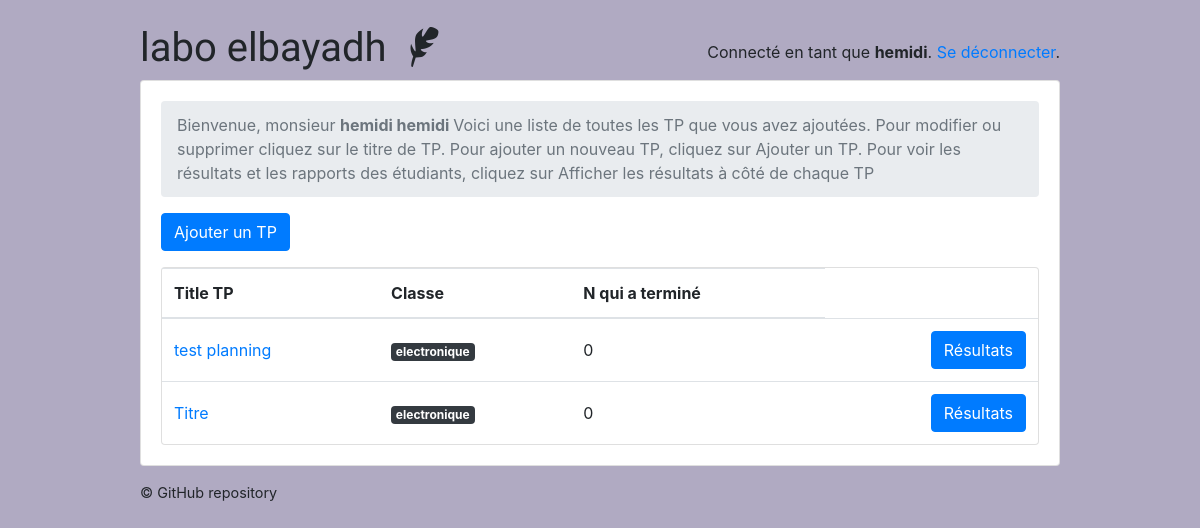
Page /teachers/ (signed in) on the earlier database version.
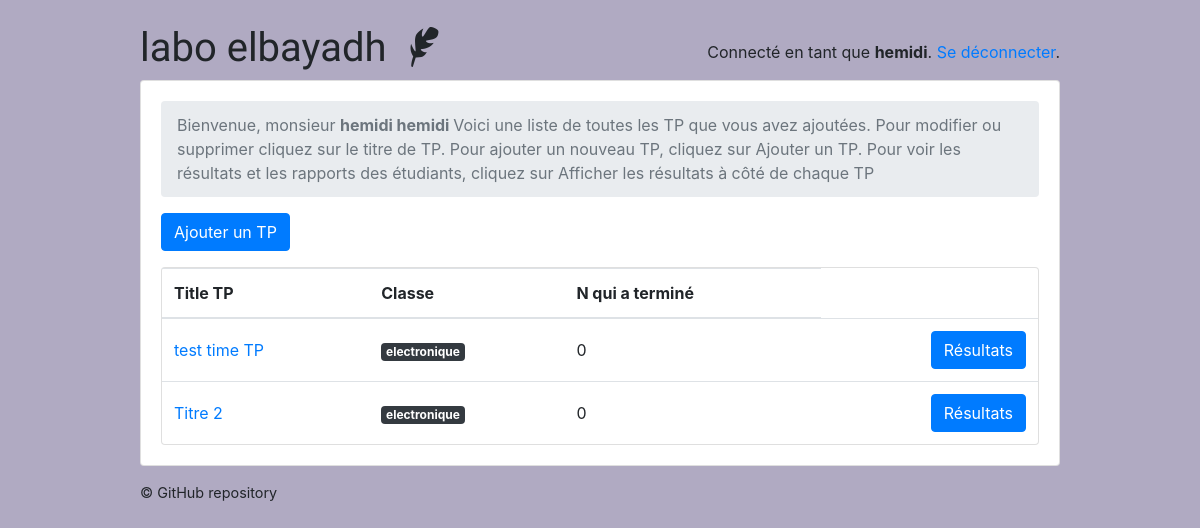
Same page on the later database version.
### classroom/models.py (models this page shows, shortened)
class User(AbstractUser ):
    is_student = models.BooleanField(default=False )
    is_teacher = models.BooleanField(default=False)
    date_of_birth = models.DateField(default='1994-03-16')
    EQUIRED_FIELDS = ['date_of_birth']

class Quiz(models.Model):
    owner = models.ForeignKey(User, on_delete=models.CASCADE, related_name='quizzes')
    name = models.CharField(max_length=255 , default='Titre' , verbose_name= 'Titre TP',)
    subject = models.ForeignKey(Subject, on_delete=models.CASCADE, related_name='quizzes', verbose_name= 'les filières',)
    type_tp_posible = (
        ('redressement et filtrage ', 'redressement et filtrage '),
        ('filtrage RC', 'filtrage RC'),
    )
    type_tp = models.CharField(max_length=500 ,choices=type_tp_posible , verbose_name= 'Type de circuit électrique')
    description = models.TextField( max_length=500 , verbose_name= 'Description de TP ')
    module = models.CharField(max_length=255, default='Matière' , verbose_name= 'Matière' )
    Temps_TP = models.IntegerField(default=5 , verbose_name= 'Temps de TP min')

class Subject(models.Model):
    name = models.CharField(max_length=30)
    color = models.CharField(max_length=7, default='#007bff')
    def get_html_badge(self):
        name = escape(self.name)
        color = escape(self.color)
        html = '<span class="badge badge-primary" style="background-color: %s">%s</span>' % (color, name)
        return mark_safe(html)

### classroom/views/teachers.py (the view)
# urls.py: path('', students.QuizListView.as_view(), name='quiz_list'),
@method_decorator([login_required, teacher_required], name='dispatch')
class QuizListView(ListView):
    model = Quiz
    ordering = ('name', )
    context_object_name = 'quizzes'
    template_name = 'classroom/teachers/quiz_change_list.html'
    def get_queryset(self):
        queryset = self.request.user.quizzes \
            .select_related('subject') \
            .annotate(questions_count=Count('questions', distinct=True)) \
            .annotate(taken_count=Count('taken_quizzes', distinct=True))
        return queryset

### classroom/templates/classroom/teachers/quiz_change_list.html
{% extends 'base.html' %}
{% block content %}
  <nav aria-label="breadcrumb">
    <ol class="breadcrumb">
      <li class="breadcrumb-item active" aria-current="page">Bienvenue, monsieur <strong> {{user.first_name  }} {{user.last_name}} </strong> Voici une liste de toutes les TP que vous avez ajoutées. Pour modifier ou supprimer cliquez sur le titre de TP. Pour ajouter un nouveau TP, cliquez sur Ajouter un TP.
 Pour voir les résultats et les rapports des étudiants, cliquez sur Afficher les résultats à côté de chaque TP</li>
    </ol>
  </nav>
  <a href="{% url 'teachers:quiz_add' %}" class="btn btn-primary mb-3" role="button">Ajouter un TP</a>
  <div class="card">
    <table class="table mb-0">
      <thead>
        <tr>
          <th>Title TP</th>
          <th>Classe</th>
          <th>N qui a terminé </th>
        </tr>
      </thead>
      <tbody>
        {% for quiz in quizzes %}
          <tr>
            <td class="align-middle"><a href="{% url 'teachers:quiz_change' quiz.pk %}">{{ quiz.name }}</a></td>
            <td class="align-middle">{{ quiz.subject.get_html_badge }}</td>
            <td class="align-middle">{{ quiz.taken_count }}</td>
            <td class="text-right">
              <a href="{% url 'teachers:quiz_results' quiz.pk %}" class="btn btn-primary">Résultats</a>
            </td>
          </tr>
        {% empty %}
          <tr>
            <td class="bg-light text-center font-italic" colspan="5">You haven't created any quiz yet.</td>
          </tr>
        {% endfor %}
      </tbody>
    </table>
  </div>
{% endblock %}

### templates/base.html (shortened to what this page needs)
{% load static %}<!doctype html>
<html lang="en">
  <head>
    <link rel="stylesheet" href="https://maxcdn.bootstrapcdn.com/bootstrap/4.0.0/css/bootstrap.min.css">
    <link rel="stylesheet" type="text/css" href="{% static 'vendor/fontello-2f186091/css/fontello.css' %}">
    <link rel="stylesheet" type="text/css" href="{% static 'css/app.css' %}">
    <link rel="stylesheet" type="text/css" href="{% static 'css/hemidi.css' %}">
    <link rel="stylesheet" type="text/css" href="{% static 'css/fl.css' %}">
    {% if user.is_authenticated and user.is_teacher %}
      <link rel="stylesheet" type="text/css" href="{% static 'css/teachers.css' %}">
    {% else %}
      <link rel="stylesheet" type="text/css" href="{% static 'css/students.css' %}">
    {% endif %}
  </head>
  <body>
    <div class="container my-4">
      <div class="row justify-content-center">
        <div class="col-md-10 col-sm-12">
          <div class="row">
            <div class="col-6">
              <h1 class="logo">
                <a href="{% url 'home' %}">
                  labo elbayadh
                  {% if user.is_authenticated %}
                    {% if user.is_teacher %}
                      <span class="icon-feather" data-toggle="tooltip" data-placement="right" title="Teacher profile"></span>
                    {% else %}
                      <span class="icon-graduation-cap" data-toggle="tooltip" data-placement="right" title="Student profile"></span>
                    {% endif %}
                  {% endif %}
                </a>
              </h1>
            </div>
            <div class="col-6 text-right">
              {% if user.is_authenticated %}
                <p class="pt-3">Connecté en tant que <strong>{{ user.last_name }}</strong>. <a href="{% url 'logout' %}">Se déconnecter</a>.</p>
              {% else %}
                <a href="{% url 'login' %}" class="btn btn-light" role="button">Log in</a>
                <a href="{% url 'signup' %}" class="btn btn-primary" role="button">Sign up</a>
              {% endif %}
            </div>
          </div>
          <div class="card mb-3">
            <div class="card-body">
              {% block content %}
              {% endblock %}
            </div>
          </div>
          <footer>
            <a href="https://github.com/hemid32/django_labo">© GitHub repository</a>
          </footer>
        </div>
      </div>
    </div>
  </body>
</html>

### static/css/app.css (style rules this page uses)
.logo { font-family: 'Clicker Script', cursive; }
.logo a { color: #212529; text-decoration: none; }
footer { font-size: .9rem; }
footer a { color: #212529; }

### static/css/teachers.css (style rules this page uses)
body { background-color: #b0aac2; }

Differences in the rows shown:
removed Quiz: name "test planning", subject.get_html_badge "electronique", taken_count "0"
removed Quiz: name "Titre", subject.get_html_badge "electronique", taken_count "0"
added Quiz: name "test time TP", subject.get_html_badge "electronique", taken_count "0"
added Quiz: name "Titre 2", subject.get_html_badge "electronique", taken_count "0"
